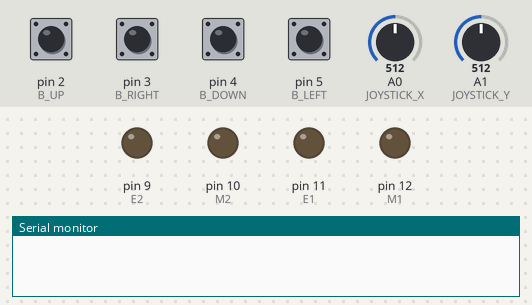
Simulated run of this sketch. Board: Arduino Uno, built with avr-gcc and run on an emulated ATmega328P. Shown: output pins drawn as LEDs (lit = HIGH), the last lines printed to the serial monitor. The test bench sets the inputs (shaded band); at power-on: pin 2 (B_UP), pin 3 (B_RIGHT), pin 4 (B_DOWN), pin 5 (B_LEFT) LOW, A1 (JOYSTICK_Y) = 512, A0 (JOYSTICK_X) = 512.

Above: at 1.2 s.
1.3 s: A1 (JOYSTICK_Y) set to 540
At 2.2 s:
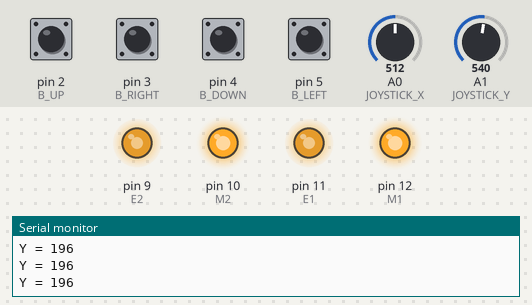
2.8 s: A1 (JOYSTICK_Y) set to 900
At 3.8 s:
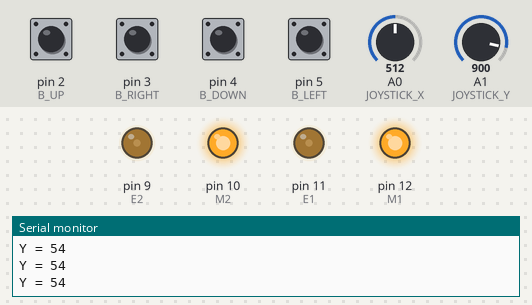
4.3 s: A1 (JOYSTICK_Y) set to 716
At 5.0 s:
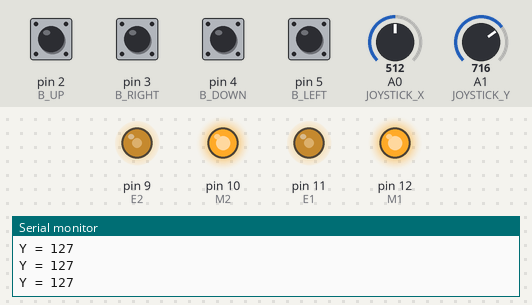
5.8 s: A1 (JOYSTICK_Y) set to 306
At 7.2 s:
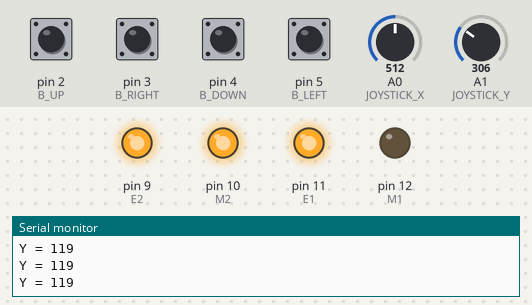
Timing chart, 0 to 8.3 s (numbered marks = the images above; inputs shaded):
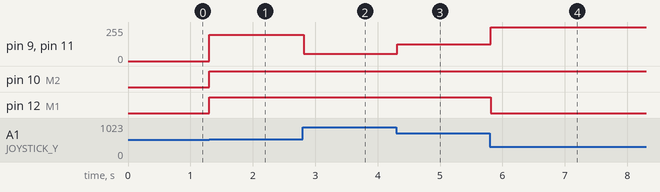

Measured:
- the behaviour switches between 532 and 533 on A1 (JOYSTICK_Y) (found by bisection; images 0 and 1)
- after the input at 1.3 s, pin 9 (E2), pin 11 (E1): 0/255 → 196/255 at once; pin 10 (M2), pin 12 (M1): LOW → HIGH at once
- after the input at 2.8 s, pin 9 (E2), pin 11 (E1): 196/255 → 54/255 at once
- after the input at 4.3 s, pin 9 (E2), pin 11 (E1): 54/255 → 127/255 at once
- after the input at 5.8 s, pin 9 (E2), pin 11 (E1): 127/255 → 255/255 at once; pin 12 (M1): HIGH → LOW at once

The sketch:

Transmit.ino
```cpp
// (licence header left out)
/* Includes ------------------------------------------------------------------*/
#include <SPI.h>
#include <nRF24L01.h>
#include <RF24.h>
/* Ports ---------------------------------------------------------------------*/
//#define CE_PIN   9
//#define CSN_PIN 10
#define JOYSTICK_X A0
#define JOYSTICK_Y A1
/* nRF24l01 ------------------------------------------------------------------*/
// NOTE: the "LL" at the end of the constant is "LongLong" type
const uint64_t pipe = 0xE8E8F0F0E1LL; // Define the transmit pipe
//RF24 radio(CE_PIN, CSN_PIN); // Create a Radio
/* Joystick ------------------------------------------------------------------*/
int joystick[6]; // 2 element array holding Joystick readings
/* ---------------------------------------------------------------------------*/
#define B_UP 2
#define B_DOWN 4
#define B_LEFT 5
#define B_RIGHT 3

int E1 = 11;
int M1 = 12;
int E2 = 9;
int M2 = 10;

/*
 - setup function
 * ---------------------------------------------------------------------------*/
void setup()
{
  //radio.begin();
  //radio.setRetries(0, 15);
  //radio.setPALevel(RF24_PA_HIGH);
  //radio.openWritingPipe(pipe);
  Serial.begin(9600);

  pinMode(M1, OUTPUT);
  pinMode(M2, OUTPUT);
  pinMode(E1, OUTPUT);
  pinMode(E2, OUTPUT);
}

/*
 - loop function
 * ---------------------------------------------------------------------------*/
void loop()
{
  joystick[0] = analogRead(JOYSTICK_X);
  joystick[1] = analogRead(JOYSTICK_Y);

  joystick[2] = digitalRead(B_UP);
  joystick[3] = digitalRead(B_DOWN);
  joystick[4] = digitalRead(B_LEFT);
  joystick[5] = digitalRead(B_RIGHT);

  int valueX = map(joystick[0],0,1024,-101,99);
  int valueY = map(joystick[1],0,1024,-101,99);
  //Serial.print("X = ");
  //Serial.print(valueX);
  //Serial.print(", Y = ");
  //Serial.println(valueY);
  int swapY;

  if (valueY > 2) {
    swapY = map(valueY,2,99,200,2);
    Serial.print("Y = ");
    Serial.println(swapY);
    digitalWrite(M1,HIGH);
    digitalWrite(M2,HIGH);
    analogWrite(E1, swapY);
    analogWrite(E2, swapY);
  }
  if (valueY >= -2 && valueY <= 2 && valueX >= -2 && valueX <= 2) {
    digitalWrite(M1,LOW);
    digitalWrite(M2,LOW);
    analogWrite(E1, 0);
    analogWrite(E2, 0);
  }
  if (valueY < -2) {
    swapY = map(valueY,-2,-99,200,2);
    Serial.print("Y = ");
    Serial.println(swapY);
    digitalWrite(E1,HIGH);
    digitalWrite(E2,HIGH);
    analogWrite(M1, -swapY);
    analogWrite(M2, -swapY);
  }


  //radio.write( joystick, sizeof(joystick) );
}
```
